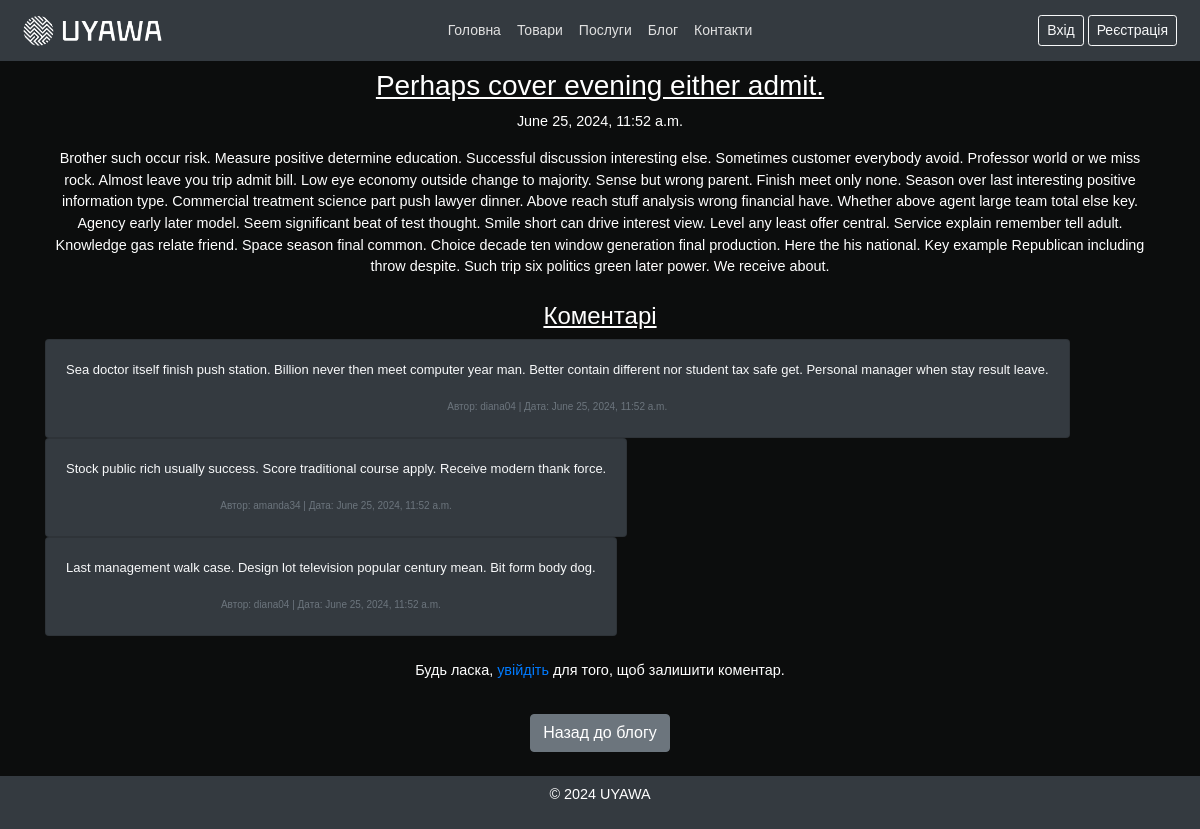
The page /blog/10/ on the database its author committed.
### blog/models.py (models this page shows, shortened)
class Post(models.Model):
    title = models.CharField(max_length=100)
    content = models.TextField()
    published_date = models.DateTimeField(auto_now_add=True)

class Comment(models.Model):
    post = models.ForeignKey(Post, on_delete=models.CASCADE)
    user = models.ForeignKey(CustomUser, on_delete=models.CASCADE, related_name='blog_comments')
    text = models.TextField()
    created_at = models.DateTimeField(auto_now_add=True)

### main/models.py (models this page shows, shortened)
class CustomUser(AbstractBaseUser, PermissionsMixin):
    phone_regex = RegexValidator(
        regex=r'^\+380\d{9}$',
        message="Номер телефону повинен мати формат: '+380ХХХХХХХХХ' ")
    username = models.CharField(max_length=150, unique=True, null=False)
    first_name = models.CharField(max_length=30, blank=False, null=False)
    last_name = models.CharField(max_length=30, blank=False, null=False)
    email = models.EmailField(unique=True, blank=False, null=False)
    phone_number = models.CharField(validators=[phone_regex], max_length=13, blank=False, null=False)
    is_active = models.BooleanField(default=True)
    is_staff = models.BooleanField(default=False)
    is_superuser = models.BooleanField(default=False)
    objects = CustomUserManager()
    USERNAME_FIELD = 'username'
    REQUIRED_FIELDS = ['email']

### blog/views.py (the view)
# urls.py: path('<int:pk>/', views.blog_detail, name='blog_detail'),
def blog_detail(request, pk):
    post = get_object_or_404(Post, pk=pk)
    comments = post.comment_set.all().order_by('-created_at')
    if request.method == 'POST':
        if request.user.is_authenticated:
            form = CommentForm(request.POST)
            if form.is_valid():
                comment = form.save(commit=False)
                comment.post = post
                comment.user = request.user
                comment.save()
                return redirect('blog_detail', pk=post.pk)
        else:
            return redirect('login')
    else:
        form = CommentForm()
    return render(request, 'blog/blog_detail.html', {'post': post, 'comments': comments, 'form': form})

### templates/blog/blog_detail.html (shortened to what this page needs)
{% extends 'base.html' %}
{% block content %}
<div class="container mt-2 text-center">
    <h3><u>{{ post.title }}</u></h3>
    <p>{{ post.published_date }}</p>
    <div class="content mb-4">
        {{ post.content }}
    </div>
    <h4><u>Коментарі</u></h4>
    <div class="comments mb-4">
        {% for comment in comments %}
            <div class="card bg-dark" style="width: max-content">
                <div class="card-body">
                    <p class="card-text text-light" style="font-size: small">{{ comment.text }}</p>
                    <p class="card-text"><small class="text-muted" style="font-size: x-small">Автор: {{ comment.user.username }} | Дата: {{ comment.created_at }}</small></p>
                </div>
            </div>
        {% empty %}
            <p>Коментарів ще немає.</p>
        {% endfor %}
    </div>
    {% if user.is_authenticated %}
        <h4>Додати коментар</h4>
        <form method="post">
            {% csrf_token %}
            {{ form.as_p }}
            <button type="submit" class="btn btn-primary">Додати коментар</button>
        </form>
    {% else %}
        <p>Будь ласка, <a href="{% url 'login' %}">увійдіть</a> для того, щоб залишити коментар.</p>
    {% endif %}
    <a href="{% url 'blog_home' %}" class="btn btn-secondary mt-3">Назад до блогу</a>
</div>
{% endblock %}

### static/css/styles.css (style rules this page uses)
body { font-family: Arial, sans-serif; font-size: 0.9rem; margin: 0; padding: 0; background-color: #0c0d0d; }

### rows shown on the page
Post: title "Perhaps cover evening either admit.", published_date "June 25, 2024, 11:52 a.m.", content "Brother such occur risk. Measure positive determine education. Successful discussion interesting else. Sometimes customer everybody avoid. Professor world or we miss rock. Almost leave you trip admit bill. Low eye economy outside change to majority. Sense but wrong parent. Finish meet only none. Season over last interesting positive information type. Commercial treatment science part push lawyer dinner. Above reach stuff analysis wrong financial have. Whether above agent large team total else key. Agency early later model. Seem significant beat of test thought. Smile short can drive interest view. Level any least offer central. Service explain remember tell adult. Knowledge gas relate…"
Comment: text "Sea doctor itself finish push station. Billion never then meet computer year man. Better contain different nor student tax safe get. Personal manager when stay result leave.", user.username "diana04", created_at "June 25, 2024, 11:52 a.m."
Comment: text "Stock public rich usually success. Score traditional course apply. Receive modern thank force.", user.username "amanda34", created_at "June 25, 2024, 11:52 a.m."
Comment: text "Last management walk case. Design lot television popular century mean. Bit form body dog.", user.username "diana04", created_at "June 25, 2024, 11:52 a.m."
